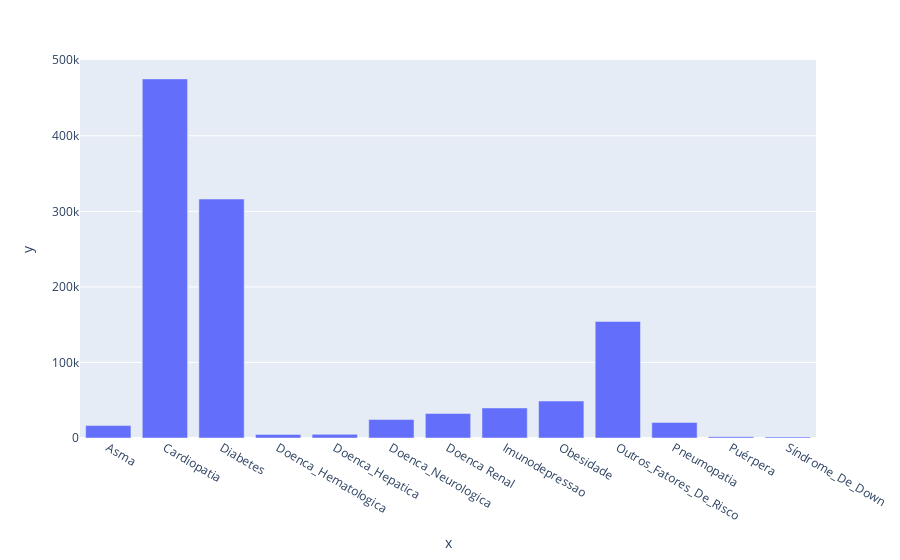

This figure's notebook cell:
### Markdown cell above
Problema com o dataset: para determinadas observações, há variáveis (cada doença) observadas ('SIM' ou 'NÃO') enquanto nem todas as outras variáveis são observadas. Ou seja, apesar de haverem várias observações onde todas as doenças são 'IGNORADO', quando uma não é, não necessariamente as outras são; isso dificulta a análise.

Nesse caso, considerarei que há endogeneidade completa para observar os casos - ou seja, vou considerar que todos os casos de IGNORADO são equivalentes a um NÃO, e portanto, usarei os valores aboslutos da amostra.

A hipótese é razoável pois estamos trabalhando com dados de saúde, e é comum que casos só sejam investigados (nesse caso, com valor diferente de 'IGNORADO') apenas quando há suspeita ou tem-se confirmação prévia dessas doenças, sendo raro os casos em que doenças são investigadas quando não há sintoma ou preocupação relevante com tal doença.

### Code cell
doencas = ['Asma','Cardiopatia','Diabetes','Doenca_Hematologica','Doenca_Hepatica','Doenca_Neurologica','Doenca Renal','Imunodepressao','Obesidade','Outros_Fatores_De_Risco','Pneumopatia','Puérpera','Síndrome_De_Down']

qtd_doencas_total = [len(df[(df[a]== 'SIM')]) for a in doencas]

px.bar(x=doencas, y=qtd_doencas_total)

### Figure 1 — Plotly figure (JSON) as saved in the notebook; plotly's stock layout.template omitted (floating-point values rounded to 4 significant figures)
{"data": [{"alignmentgroup": "True", "hovertemplate": "x=%{x}<br>y=%{y}<extra></extra>", "legendgroup": "", "marker": {"color": "#636efa", "pattern": {"shape": ""}}, "name": "", "offsetgroup": "", "orientation": "v", "showlegend": false, "textposition": "auto", "type": "bar", "x": ["Asma", "Cardiopatia", "Diabetes", "Doenca_Hematologica", "Doenca_Hepatica", "Doenca_Neurologica", "Doenca Renal", "Imunodepressao", "Obesidade", "Outros_Fatores_De_Risco", "Pneumopatia", "Puérpera", "Síndrome_De_Down"], "xaxis": "x", "y": [16414, 475333, 316266, 4655, 4800, 24415, 32514, 39757, 48910, 154341, 20554, 1736, 1483], "yaxis": "y"}], "layout": {"barmode": "relative", "legend": {"tracegroupgap": 0}, "margin": {"t": 60}, "xaxis": {"anchor": "y", "domain": [0, 1], "title": {"text": "x"}}, "yaxis": {"anchor": "x", "domain": [0, 1], "title": {"text": "y"}}}}
